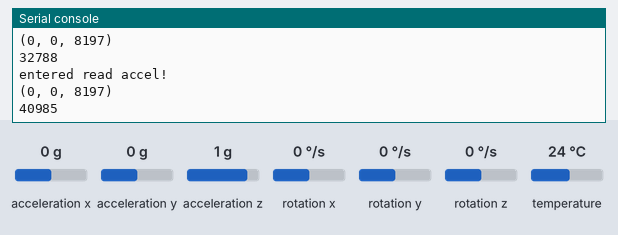
The program below on a simulated MicroPython board. On the bench: the last lines printed to the serial console. The inputs (shaded band) are chosen by the test bench; at power-on: acceleration z 1 g, acceleration x 0 g, acceleration y 0 g, rotation x 0 °/s, rotation y 0 °/s, rotation z 0 °/s, temperature 24 °C. Library files of the repository ran but are not shown: lsm6ds3.py.

Above: at 2.0 s.
2.1 s: acceleration z set to -1.4 g
At 2.19 s:
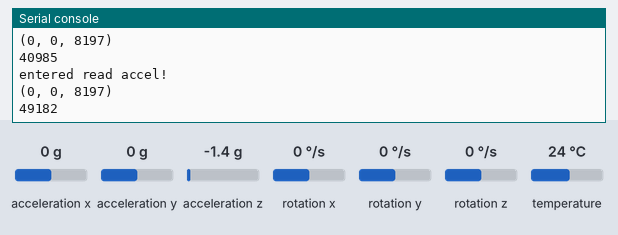
3.7 s: acceleration x set to -1.4 g
At 3.8 s:
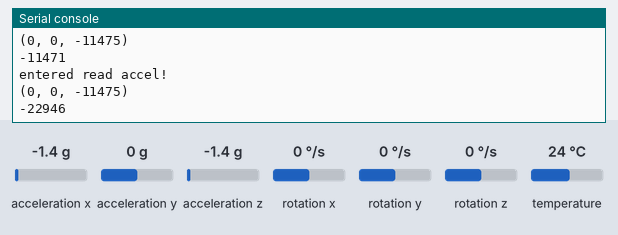
5.2 s: acceleration y set to -1.4 g
At 5.21 s:
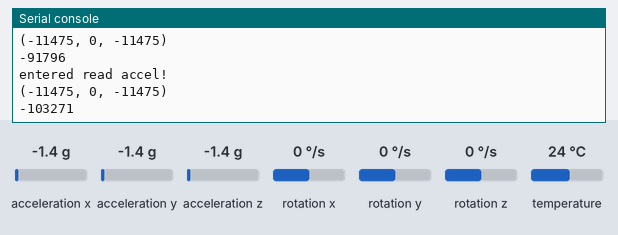
Timing chart, 0 to 8.2 s (numbered marks = the images above; inputs shaded):
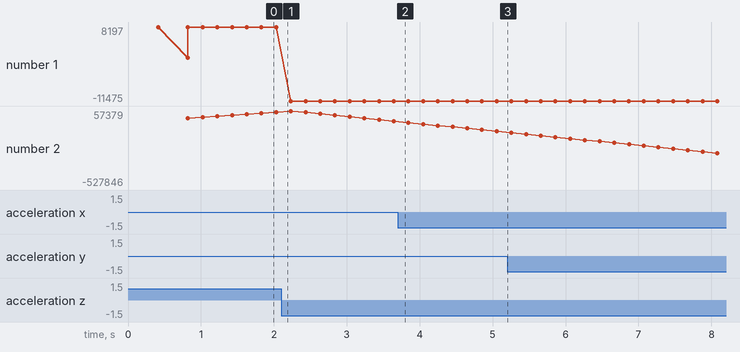

Measured:
- plotted number 1: 8197 → -11475 after the input at 2.1 s
- plotted number 2: 49182 → -22946 after the input at 2.1 s

The program:

movingmorse.py
```python
import uasyncio as asyncio
import time

import lsm6ds3

unit = lsm6ds3.LSM6DS3()
unit.init_lsm6ds3()

class MovingMorse:
    def __init__(self):
        print("test")
        self.gyro = []
        self.prev = []
        self.axis = 2

        self.last_was = 1

        self.gyro = unit.readgyro()[self.axis]
        self.prev = self.gyro

        self.sum  = 0
        while True:
            self.gyro = unit.readaccel()[self.axis]
            diff = self.prev - self.gyro
            if diff > 500 and self.last_was == 0:
                print("up")
                self.last_was = 1
            if diff < -500 and self.last_was == 1:
                print("down")
                self.last_was = 0
#             print(diff)
            self.prev = self.gyro
#             print(diff)
            print(self.sum)
            self.sum = self.sum + self.gyro
            time.sleep(0.2)

test = MovingMorse()
    
```
